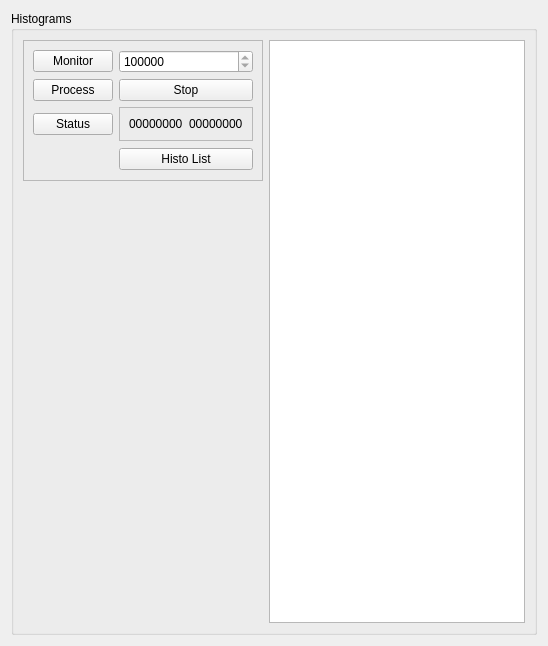
     <widget class="QWidget" name="analysis">
      <attribute name="title">
       <string>Analysis</string>
      </attribute>
      <layout class="QVBoxLayout" name="verticalLayout_6">
       <item>
        <widget class="QGroupBox" name="groupBox_14">
         <property name="title">
          <string>Histograms</string>
         </property>
         <layout class="QGridLayout" name="gridLayout_12">
          <item row="0" column="0">
           <widget class="QFrame" name="frame_9">
            <property name="frameShape">
             <enum>QFrame::StyledPanel</enum>
            </property>
            <property name="frameShadow">
             <enum>QFrame::Raised</enum>
            </property>
            <layout class="QGridLayout" name="gridLayout_11">
             <item row="0" column="0">
              <widget class="QPushButton" name="PBMonitor">
               <property name="text">
                <string>Monitor</string>
               </property>
              </widget>
             </item>
             <item row="0" column="1">
              <widget class="QSpinBox" name="SBRun">
               <property name="minimum">
                <number>743000</number>
               </property>
               <property name="maximum">
                <number>800000</number>
               </property>
               <property name="value">
                <number>744670</number>
               </property>
              </widget>
             </item>
             <item row="1" column="0">
              <widget class="QPushButton" name="PBProcStart">
               <property name="text">
                <string>Process</string>
               </property>
              </widget>
             </item>
             <item row="1" column="1">
              <widget class="QPushButton" name="PBProcStop">
               <property name="text">
                <string>Stop</string>
               </property>
              </widget>
             </item>
             <item row="2" column="0">
              <widget class="QPushButton" name="PBProcStatus">
               <property name="text">
                <string>Status</string>
               </property>
              </widget>
             </item>
             <item row="2" column="1">
              <widget class="QFrame" name="frame_8">
               <property name="frameShape">
                <enum>QFrame::StyledPanel</enum>
               </property>
               <property name="frameShadow">
                <enum>QFrame::Raised</enum>
               </property>
               <layout class="QHBoxLayout" name="horizontalLayout_10">
                <item>
                 <widget class="QLabel" name="LAProcessEvent">
                  <property name="text">
                   <string>00000000</string>
                  </property>
                 </widget>
                </item>
                <item>
                 <widget class="QLabel" name="LAProcessRun">
                  <property name="text">
                   <string>00000000</string>
                  </property>
                 </widget>
                </item>
               </layout>
              </widget>
             </item>
             <item row="3" column="0">
              <spacer name="verticalSpacer_4">
               <property name="orientation">
                <enum>Qt::Vertical</enum>
               </property>
               <property name="sizeHint" stdset="0">
                <size>
                 <width>20</width>
                 <height>24</height>
                </size>
               </property>
              </spacer>
             </item>
             <item row="3" column="1">
              <widget class="QPushButton" name="PBHistoList">
               <property name="text">
                <string>Histo List</string>
               </property>
              </widget>
             </item>
            </layout>
           </widget>
          </item>
          <item row="0" column="1" rowspan="2">
           <widget class="QListView" name="LVHisto"/>
          </item>
          <item row="1" column="0">
           <spacer name="verticalSpacer_2">
            <property name="orientation">
             <enum>Qt::Vertical</enum>
            </property>
            <property name="sizeHint" stdset="0">
             <size>
              <width>20</width>
              <height>442</height>
             </size>
            </property>
           </spacer>
          </item>
         </layout>
        </widget>
       </item>
      </layout>
     </widget>
